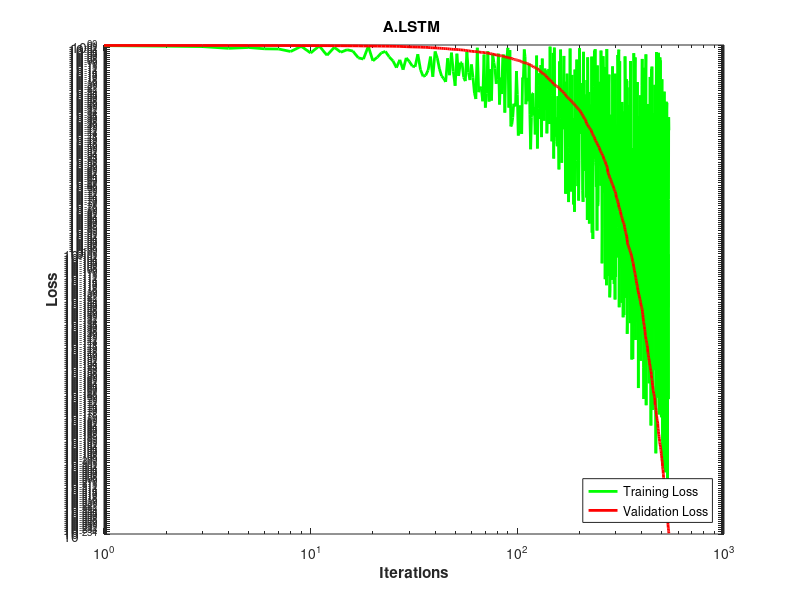
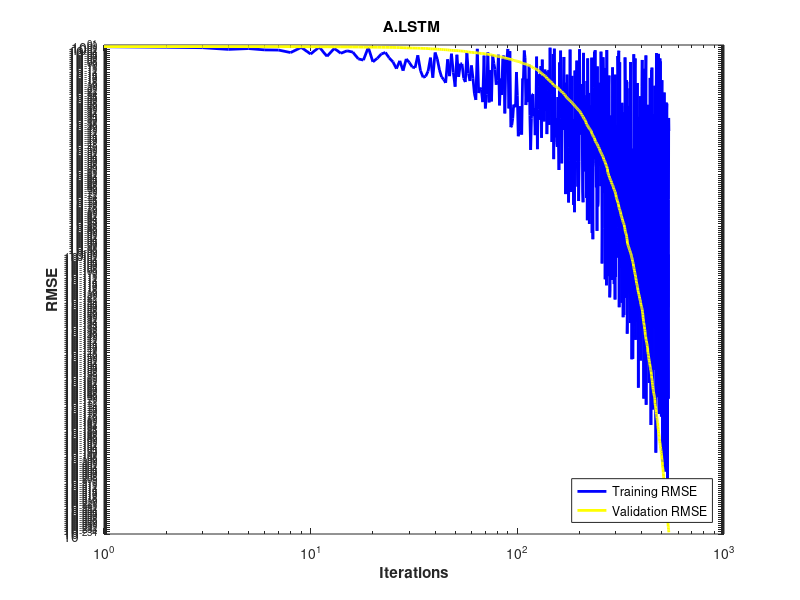
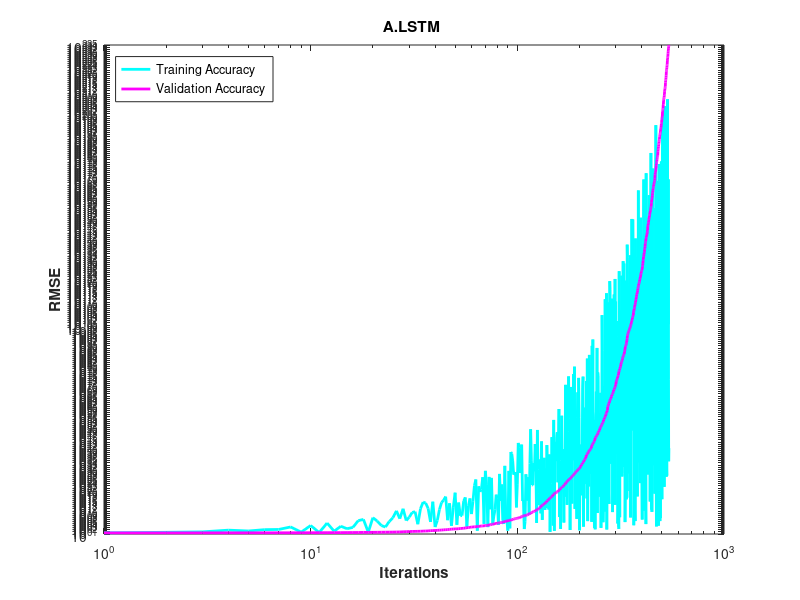

These figures' MATLAB source, in order:
clc
close all
clear all 

k =  (rand(1,541));
h = 0:540;

g = .5*exp(-k.*h); 

g1 = .6*exp(-sort(k).*h);

p = 1.5*exp(-k.*h); 

p1 = 1.7*exp(-sort(k).*h);

w = 36*exp(k.*h); 

w1 = 34*exp(sort(k).*h);

%Loss
figure(1)
loglog(g,'LineWidth',2,'Color','g')
hold on
loglog(g1,'Linewidth',2,'Color','r')
xlabel('\bf{Iterations}')
ylabel('\bf{Loss}')
legend('Training Loss','Validation Loss',...
    'Location','southeast')
title('A.LSTM ')
%%RMSE 
figure(2)
loglog(p,'LineWidth',2,'Color','b')
hold on
loglog(p1,'Linewidth',2,'Color','y')
xlabel('\bf{Iterations}')
ylabel('\bf{RMSE}')
legend('Training RMSE','Validation RMSE',...
    'Location','southeast')
title('A.LSTM ')
%%Accuracy 
figure(3)
loglog(w,'LineWidth',2,'Color','c')
hold on
loglog(w1,'Linewidth',2,'Color','m')
xlabel('\bf{Iterations}')
ylabel('\bf{RMSE}')
legend('Training Accuracy','Validation Accuracy',...
    'Location','northwest')
title('A.LSTM ')

